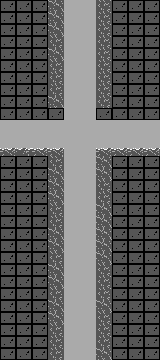

This game map was drawn from its Tiled (.tmx) file and the tilesets committed beside it. A one-line description and the full map source follow:
An orthogonal 10x30 tile map with 16x12 px tiles, 1 tile layer (Tile Layer 1) and 5 objects (Default).

<map version="1.5" tiledversion="1.7.2" orientation="orthogonal" renderorder="right-down" width="10" height="30" tilewidth="16" tileheight="12" infinite="0" nextlayerid="7" nextobjectid="81">
 <tileset firstgid="1" source="tiles.tsx" />
 <layer id="1" name="Tile Layer 1" width="10" height="30">
  <data encoding="csv">
2,2,2,25,31,31,24,2,2,2,
2,2,2,25,31,31,24,2,2,2,
2,2,2,25,31,31,24,2,2,2,
2,2,2,24,31,31,24,2,2,2,
2,2,2,25,31,31,24,2,2,2,
2,2,2,24,31,31,24,2,2,2,
2,2,2,24,31,31,24,2,2,2,
2,2,2,24,31,31,24,2,2,2,
2,2,2,25,31,31,24,2,2,2,
2,2,2,2,31,31,2,2,2,2,
31,31,31,31,31,31,31,31,31,31,
31,31,31,31,31,31,31,31,31,31,
14,15,14,14,31,31,14,14,14,14,
2,2,2,24,31,31,25,2,2,2,
2,2,2,25,31,31,25,2,2,2,
2,2,2,25,31,31,24,2,2,2,
2,2,2,25,31,31,24,2,2,2,
2,2,2,24,31,31,25,2,2,2,
2,2,2,24,31,31,25,2,2,2,
2,2,2,25,31,31,25,2,2,2,
2,2,2,25,31,31,25,2,2,2,
2,2,2,24,31,31,25,2,2,2,
2,2,2,25,31,31,24,2,2,2,
2,2,2,25,31,31,24,2,2,2,
2,2,2,24,31,31,24,2,2,2,
2,2,2,25,31,31,25,2,2,2,
2,2,2,25,31,31,24,2,2,2,
2,2,2,24,31,31,24,2,2,2,
2,2,2,24,31,31,24,2,2,2,
2,2,2,24,31,31,25,2,2,2
</data>
 </layer>
 <objectgroup id="2" name="Spawners">
  <object id="15" name="Default" x="77" y="14" width="5" height="19" />
  <object id="78" x="64" y="0" width="31" height="4">
   <properties>
    <property name="source" value="rockland2" />
    <property name="twoWay" type="bool" value="false" />
   </properties>
  </object>
 </objectgroup>
 <objectgroup id="3" name="Teleporters">
  <object id="18" x="64" y="356" width="31" height="4">
   <properties>
    <property name="destination" value="rockland4" />
    <property name="twoWay" type="bool" value="true" />
   </properties>
  </object>
  <object id="79" x="155" y="120" width="5" height="36">
   <properties>
    <property name="destination" value="froghome" />
    <property name="dir" value="left" />
    <property name="twoWay" type="bool" value="true" />
   </properties>
  </object>
  <object id="80" x="0" y="120" width="5" height="36">
   <properties>
    <property name="destination" value="mudland1" />
    <property name="dir" value="right" />
    <property name="twoWay" type="bool" value="true" />
   </properties>
  </object>
 </objectgroup>
 <objectgroup id="4" name="EnemySpawner" />
</map>
